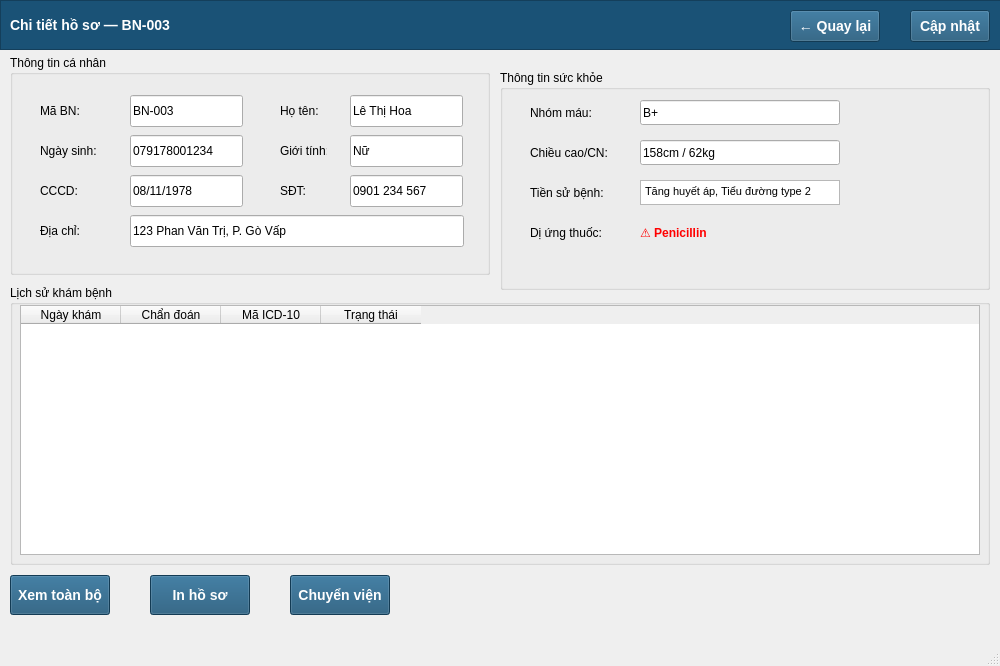
<?xml version="1.0" encoding="UTF-8"?>
<ui version="4.0">
 <class>MainWindow</class>
 <widget class="QMainWindow" name="MainWindow">
  <property name="geometry">
   <rect>
    <x>0</x>
    <y>0</y>
    <width>1000</width>
    <height>666</height>
   </rect>
  </property>
  <property name="windowTitle">
   <string>MainWindow</string>
  </property>
  <widget class="QWidget" name="centralwidget">
   <widget class="QFrame" name="frame">
    <property name="geometry">
     <rect>
      <x>0</x>
      <y>0</y>
      <width>1011</width>
      <height>50</height>
     </rect>
    </property>
    <property name="styleSheet">
     <string notr="true">background-color:#1a5276;</string>
    </property>
    <property name="frameShape">
     <enum>QFrame::StyledPanel</enum>
    </property>
    <property name="frameShadow">
     <enum>QFrame::Raised</enum>
    </property>
    <widget class="QLabel" name="label">
     <property name="geometry">
      <rect>
       <x>10</x>
       <y>12</y>
       <width>700</width>
       <height>25</height>
      </rect>
     </property>
     <property name="styleSheet">
      <string notr="true">color:white; font-size:14px; font-weight:bold;</string>
     </property>
     <property name="text">
      <string>Chi tiết hồ sơ — BN-003</string>
     </property>
    </widget>
    <widget class="QPushButton" name="pushButton_6">
     <property name="geometry">
      <rect>
       <x>790</x>
       <y>10</y>
       <width>90</width>
       <height>32</height>
      </rect>
     </property>
     <property name="styleSheet">
      <string notr="true">color:white; font-size:14px; font-weight:bold;</string>
     </property>
     <property name="text">
      <string>← Quay lại</string>
     </property>
    </widget>
    <widget class="QPushButton" name="pushButton_7">
     <property name="geometry">
      <rect>
       <x>910</x>
       <y>10</y>
       <width>80</width>
       <height>32</height>
      </rect>
     </property>
     <property name="styleSheet">
      <string notr="true">color:white; font-size:14px; font-weight:bold;</string>
     </property>
     <property name="text">
      <string>Cập nhật</string>
     </property>
    </widget>
   </widget>
   <widget class="QGroupBox" name="groupBox">
    <property name="enabled">
     <bool>true</bool>
    </property>
    <property name="geometry">
     <rect>
      <x>10</x>
      <y>55</y>
      <width>480</width>
      <height>220</height>
     </rect>
    </property>
    <property name="autoFillBackground">
     <bool>true</bool>
    </property>
    <property name="title">
     <string>Thông tin cá nhân</string>
    </property>
    <widget class="QLabel" name="label_2">
     <property name="geometry">
      <rect>
       <x>30</x>
       <y>40</y>
       <width>47</width>
       <height>32</height>
      </rect>
     </property>
     <property name="text">
      <string>Mã BN:</string>
     </property>
    </widget>
    <widget class="QLineEdit" name="lineEdit">
     <property name="geometry">
      <rect>
       <x>120</x>
       <y>40</y>
       <width>113</width>
       <height>32</height>
      </rect>
     </property>
     <property name="text">
      <string>BN-003</string>
     </property>
    </widget>
    <widget class="QLabel" name="label_3">
     <property name="geometry">
      <rect>
       <x>30</x>
       <y>80</y>
       <width>61</width>
       <height>32</height>
      </rect>
     </property>
     <property name="text">
      <string>Ngày sinh:</string>
     </property>
    </widget>
    <widget class="QLabel" name="label_4">
     <property name="geometry">
      <rect>
       <x>30</x>
       <y>120</y>
       <width>47</width>
       <height>32</height>
      </rect>
     </property>
     <property name="text">
      <string>CCCD: </string>
     </property>
    </widget>
    <widget class="QLabel" name="label_5">
     <property name="geometry">
      <rect>
       <x>30</x>
       <y>160</y>
       <width>47</width>
       <height>32</height>
      </rect>
     </property>
     <property name="text">
      <string>Địa chỉ:</string>
     </property>
    </widget>
    <widget class="QLabel" name="label_6">
     <property name="geometry">
      <rect>
       <x>270</x>
       <y>40</y>
       <width>47</width>
       <height>32</height>
      </rect>
     </property>
     <property name="text">
      <string>Họ tên:</string>
     </property>
    </widget>
    <widget class="QLabel" name="label_7">
     <property name="geometry">
      <rect>
       <x>270</x>
       <y>80</y>
       <width>47</width>
       <height>32</height>
      </rect>
     </property>
     <property name="text">
      <string>Giới tính:</string>
     </property>
    </widget>
    <widget class="QLabel" name="label_8">
     <property name="geometry">
      <rect>
       <x>270</x>
       <y>120</y>
       <width>47</width>
       <height>32</height>
      </rect>
     </property>
     <property name="text">
      <string>SĐT: </string>
     </property>
    </widget>
    <widget class="QLineEdit" name="lineEdit_2">
     <property name="geometry">
      <rect>
       <x>120</x>
       <y>120</y>
       <width>113</width>
       <height>32</height>
      </rect>
     </property>
     <property name="text">
      <string>08/11/1978</string>
     </property>
    </widget>
    <widget class="QLineEdit" name="lineEdit_3">
     <property name="geometry">
      <rect>
       <x>120</x>
       <y>80</y>
       <width>113</width>
       <height>32</height>
      </rect>
     </property>
     <property name="text">
      <string>079178001234</string>
     </property>
    </widget>
    <widget class="QLineEdit" name="lineEdit_4">
     <property name="geometry">
      <rect>
       <x>120</x>
       <y>160</y>
       <width>334</width>
       <height>32</height>
      </rect>
     </property>
     <property name="text">
      <string>123 Phan Văn Trị, P. Gò Vấp</string>
     </property>
    </widget>
    <widget class="QLineEdit" name="lineEdit_5">
     <property name="geometry">
      <rect>
       <x>340</x>
       <y>40</y>
       <width>113</width>
       <height>32</height>
      </rect>
     </property>
     <property name="text">
      <string>Lê Thị Hoa</string>
     </property>
    </widget>
    <widget class="QLineEdit" name="lineEdit_6">
     <property name="geometry">
      <rect>
       <x>340</x>
       <y>80</y>
       <width>113</width>
       <height>32</height>
      </rect>
     </property>
     <property name="text">
      <string>Nữ</string>
     </property>
    </widget>
    <widget class="QLineEdit" name="lineEdit_7">
     <property name="geometry">
      <rect>
       <x>340</x>
       <y>120</y>
       <width>113</width>
       <height>32</height>
      </rect>
     </property>
     <property name="text">
      <string>0901 234 567</string>
     </property>
    </widget>
   </widget>
   <widget class="QGroupBox" name="groupBox_2">
    <property name="geometry">
     <rect>
      <x>500</x>
      <y>70</y>
      <width>490</width>
      <height>220</height>
     </rect>
    </property>
    <property name="autoFillBackground">
     <bool>true</bool>
    </property>
    <property name="title">
     <string>Thông tin sức khỏe</string>
    </property>
    <widget class="QLabel" name="label_9">
     <property name="geometry">
      <rect>
       <x>30</x>
       <y>30</y>
       <width>80</width>
       <height>25</height>
      </rect>
     </property>
     <property name="text">
      <string>Nhóm máu: </string>
     </property>
    </widget>
    <widget class="QLineEdit" name="lineEdit_8">
     <property name="geometry">
      <rect>
       <x>140</x>
       <y>30</y>
       <width>200</width>
       <height>25</height>
      </rect>
     </property>
     <property name="text">
      <string>B+</string>
     </property>
    </widget>
    <widget class="QLabel" name="label_10">
     <property name="geometry">
      <rect>
       <x>30</x>
       <y>70</y>
       <width>80</width>
       <height>25</height>
      </rect>
     </property>
     <property name="text">
      <string>Chiều cao/CN:</string>
     </property>
    </widget>
    <widget class="QTextEdit" name="textEdit">
     <property name="geometry">
      <rect>
       <x>140</x>
       <y>110</y>
       <width>200</width>
       <height>25</height>
      </rect>
     </property>
     <property name="html">
      <string>&lt;!DOCTYPE HTML PUBLIC &quot;-//W3C//DTD HTML 4.0//EN&quot; &quot;http://www.w3.org/TR/REC-html40/strict.dtd&quot;&gt;
&lt;html&gt;&lt;head&gt;&lt;meta name=&quot;qrichtext&quot; content=&quot;1&quot; /&gt;&lt;style type=&quot;text/css&quot;&gt;
p, li { white-space: pre-wrap; }
&lt;/style&gt;&lt;/head&gt;&lt;body style=&quot; font-family:'MS Shell Dlg 2'; font-size:8.25pt; font-weight:400; font-style:normal;&quot;&gt;
&lt;p style=&quot; margin-top:12px; margin-bottom:12px; margin-left:0px; margin-right:0px; -qt-block-indent:0; text-indent:0px;&quot;&gt;&lt;span style=&quot; font-family:'ui-monospace,monospace';&quot;&gt;Tăng huyết áp, Tiểu đường type 2&lt;/span&gt;&lt;/p&gt;&lt;/body&gt;&lt;/html&gt;</string>
     </property>
    </widget>
    <widget class="QLineEdit" name="lineEdit_9">
     <property name="geometry">
      <rect>
       <x>140</x>
       <y>70</y>
       <width>200</width>
       <height>25</height>
      </rect>
     </property>
     <property name="text">
      <string>158cm / 62kg</string>
     </property>
    </widget>
    <widget class="QLabel" name="label_11">
     <property name="geometry">
      <rect>
       <x>30</x>
       <y>110</y>
       <width>80</width>
       <height>25</height>
      </rect>
     </property>
     <property name="text">
      <string>Tiền sử bệnh:</string>
     </property>
    </widget>
    <widget class="QLabel" name="label_12">
     <property name="geometry">
      <rect>
       <x>30</x>
       <y>150</y>
       <width>80</width>
       <height>25</height>
      </rect>
     </property>
     <property name="text">
      <string>Dị ứng thuốc:</string>
     </property>
    </widget>
    <widget class="QLabel" name="label_13">
     <property name="geometry">
      <rect>
       <x>140</x>
       <y>150</y>
       <width>200</width>
       <height>25</height>
      </rect>
     </property>
     <property name="styleSheet">
      <string notr="true">color:red; font-weight:bold;</string>
     </property>
     <property name="text">
      <string>⚠ Penicillin</string>
     </property>
    </widget>
   </widget>
   <widget class="QGroupBox" name="groupBox_3">
    <property name="geometry">
     <rect>
      <x>10</x>
      <y>285</y>
      <width>980</width>
      <height>280</height>
     </rect>
    </property>
    <property name="title">
     <string>Lịch sử khám bệnh</string>
    </property>
    <widget class="QTableWidget" name="tableWidget">
     <property name="geometry">
      <rect>
       <x>10</x>
       <y>20</y>
       <width>960</width>
       <height>250</height>
      </rect>
     </property>
     <column>
      <property name="text">
       <string>Ngày khám</string>
      </property>
     </column>
     <column>
      <property name="text">
       <string>Chẩn đoán</string>
      </property>
     </column>
     <column>
      <property name="text">
       <string>Mã ICD-10</string>
      </property>
     </column>
     <column>
      <property name="text">
       <string>Trạng thái</string>
      </property>
     </column>
    </widget>
   </widget>
   <widget class="QPushButton" name="pushButton">
    <property name="geometry">
     <rect>
      <x>10</x>
      <y>575</y>
      <width>100</width>
      <height>40</height>
     </rect>
    </property>
    <property name="styleSheet">
     <string notr="true">color:white; font-size:14px; font-weight:bold;background-color:#1a5276;</string>
    </property>
    <property name="text">
     <string>Xem toàn bộ</string>
    </property>
   </widget>
   <widget class="QPushButton" name="pushButton_2">
    <property name="geometry">
     <rect>
      <x>150</x>
      <y>575</y>
      <width>100</width>
      <height>40</height>
     </rect>
    </property>
    <property name="styleSheet">
     <string notr="true">color:white; font-size:14px; font-weight:bold;background-color:#1a5276;</string>
    </property>
    <property name="text">
     <string>In hồ sơ</string>
    </property>
   </widget>
   <widget class="QPushButton" name="pushButton_3">
    <property name="geometry">
     <rect>
      <x>290</x>
      <y>575</y>
      <width>100</width>
      <height>40</height>
     </rect>
    </property>
    <property name="styleSheet">
     <string notr="true">color:white; font-size:14px; font-weight:bold;background-color:#1a5276;</string>
    </property>
    <property name="text">
     <string>Chuyển viện</string>
    </property>
   </widget>
  </widget>
  <widget class="QMenuBar" name="menubar">
   <property name="geometry">
    <rect>
     <x>0</x>
     <y>0</y>
     <width>1000</width>
     <height>21</height>
    </rect>
   </property>
  </widget>
  <widget class="QStatusBar" name="statusbar"/>
 </widget>
 <resources/>
 <connections/>
</ui>
